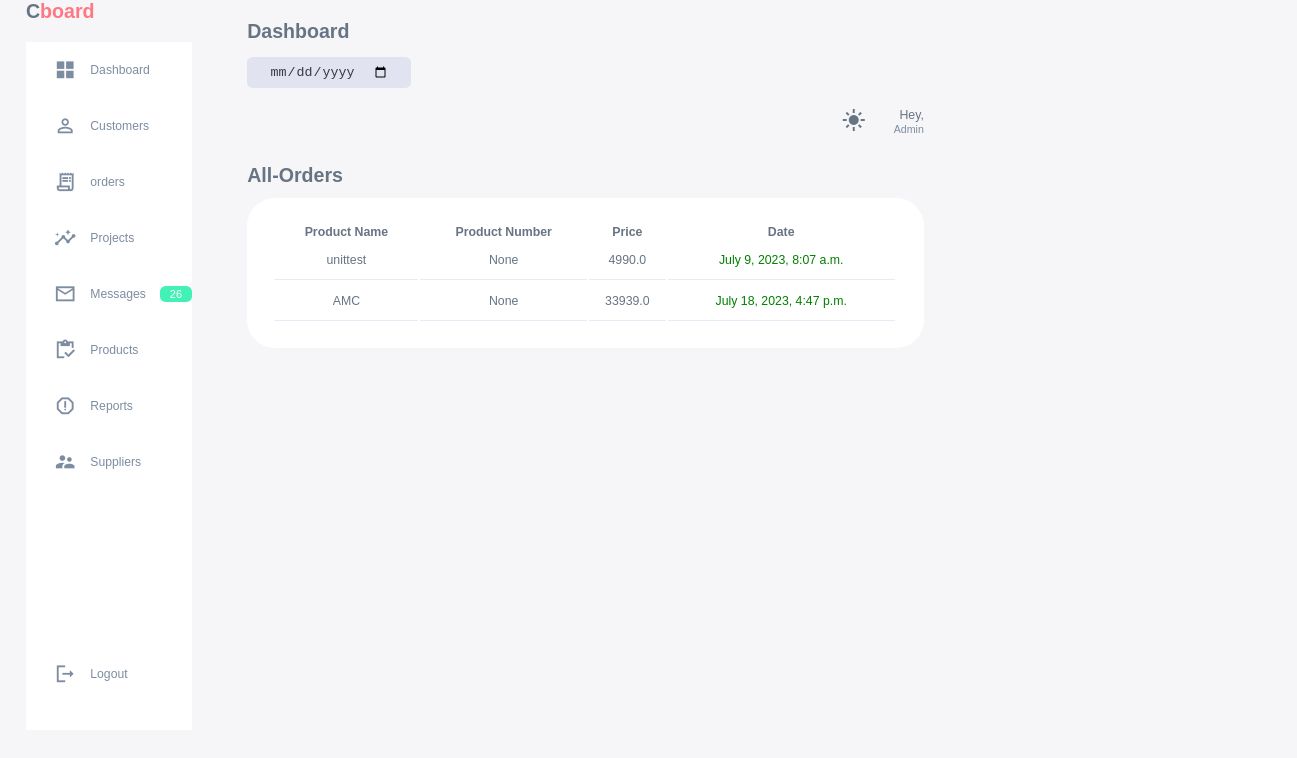
Page /products on the committed database.
### home/models.py (models this page shows, shortened)
class Product(models.Model):
    CATEGORY=(
    ('Projects','projects'),('AMC','AMC'),('Sales','Sales'),('Supplier','Supplier'),
     )
    name=models.CharField(max_length=50,null=True)
    price=models.FloatField()
    category=models.CharField(max_length=50,null=True,choices=CATEGORY)
    number=models.CharField(max_length=50,null=True)
    description=models.CharField(max_length=200, null=True,blank=True)
    date_created=models.DateTimeField(null=True)
    tags=models.ManyToManyField(Tags)

### home/views.py (the view)
# urls.py: path("products", views.products, name='products'),
def products(request):
    item=Product.objects.all()
    context={
        "item":item
    }
    return render(request, 'products.html',context)

### templates/products.html (shortened to what this page needs)
{% extends 'base.html' %}
{% load static %}
{%block random%}
<div class="recent-order">
    <h2>All-Orders</h2>
    <table id="table1">
      <thead>
        <tk>
          <th>Product Name</th>
          <th>Product Number</th>
          <th>Price</th>
          <th>Date</th>
        </tk>
      </thead>
      <tbody id="tbody1">
         {% for item in item %}
         <tr class="my-row">
            <td>{{item.name}}</td>
            <td>{{item.number}}
            <td>{{item.price}}</td>
            <td><span style='color:green'>{{item.date_created}}
        </tr>
        {% endfor %}
      {% endblock %}

### static/style.css (style rules this page uses)
:root { --color-primary: #7380ec; --color-danger: #ff7782; --color-success: #41f1b6; --color-warning: #ffbb55; --color-white: #fff; --color-info-dark: #7d8da1; --color-gray-lighter: #e9edf0; --color-info-light: #dce1eb; --color-dark: #363949; --color-light: rgba(132, 139, 200, 0.18); --color-dark-variant: #677483; --color-background: #f6f6f9; --card-border-radius: 2rem; --border-radius-1: 0.4rem; --border-radius-2: 0.8rem; --border-radius-3: 1.2rem; --card-padding: 1.8rem; --padding-1: 1.2rem; --box-shadow: 0 2rem 3rem var(var(--color-light)); }
* { margin: 0; padding: 0; outline: 0; appearance: none; border: 0; text-decoration: none; list-style: none; box-sizing: border-box; }
html { font-size: 14px; }
body { width: 100vw; height: 100vh; font-family: poppins, sans-serif; font-size: 0.88rem; background: var(--color-background); user-select: none; overflow-x: hidden; color: var(--color-dark-variant); }
h2 { font-size: 1.4rem; }
main .recent-order { margin-top: 2rem; }
main .recent-order h2 { margin-bottom: 0.8rem; }
main .recent-order table { background: var(--color-white); width: 100%; border-radius: var(--card-border-radius); padding: var(--card-padding); text-align: center; box-shadow: var(--box-shadow); transition: all 300ms ease; }
main table tbody td { height: 2.8rem; border-bottom: 1px solid var(--color-light); color: var(--color-dark-variant); }

### rows in the picture
Product: name "unittest", number "None", price "4990.0", date_created "July 9, 2023, 8:07 a.m."
Product: name "AMC", number "None", price "33939.0", date_created "July 18, 2023, 4:47 p.m."
